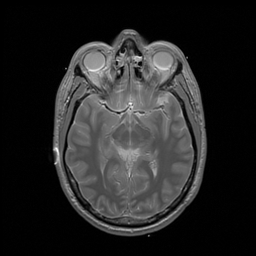
%> input picture my assignments/a5/public_demos 5/pd.jpg, 256 x 256 px
$ octave compression_1D_demo.m   (GNU Octave 9; MATLAB toolbox functions it lacks are replaced by stand-ins)
%> lines starting %> are read from the running program, lines starting %| are printed output that depends on the picture
%% Compression of a 1D signal demo

%% First we'll read in some data
img = imread('pd.jpg');
%> img is the input picture: size 256x256x3 uint8; min 0, max 255, mean 38
f = double(img(128,:,1));
%> f = 256 values, max 141 at index 58, min 0 at index 1, mean 58.19
N = length(f); t = 1:N;
%> after `N = length(f)`: N = 256
%> after `t = 1:N`: t = 256 values from 1 to 256
plot(t,f); title('Original signal');
%> after `title('Original signal')`:
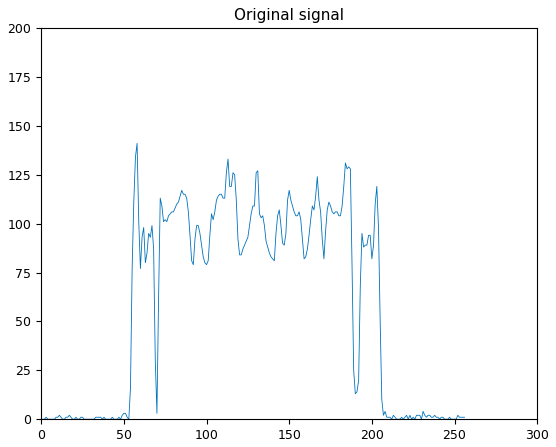
%> figure redrawn from the program's plot data; curve peaks at x = 58, y = 141

%% Calculate the Discrete Fourier Transform
F = fft(f);
plot(abs(F)); title('DFT of signal');
xlabel('Freq. Index'); ylabel('Modulus');
%> after `ylabel('Modulus')`:
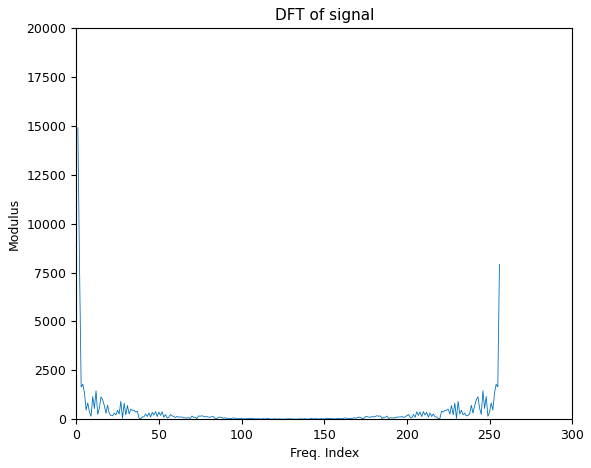
%> figure redrawn from the program's plot data; curve peaks at x = 1, y = 14897

%% Calculate the Discrete Fourier Transform
F = fft(f);
plot(t-ceil((N+1)/2),fftshift(abs(F))); title('DFT of signal');
xlabel('Freq. Index'); ylabel('Modulus');
%> after `ylabel('Modulus')`:
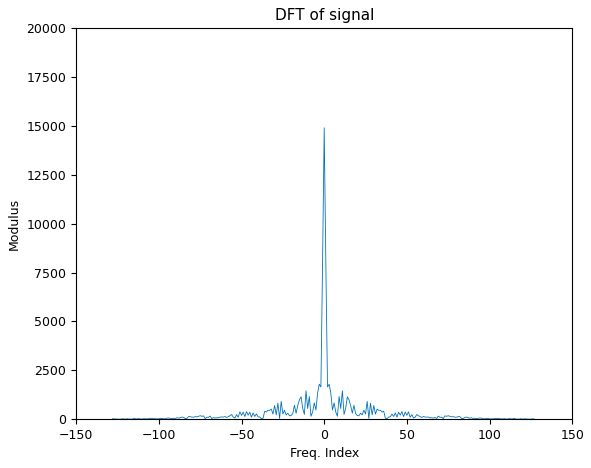
%> figure redrawn from the program's plot data; curve peaks at x = 0, y = 14897

%% Set most of the (high frequency) coefficients to zero
T = 15; % keep indices -T through T
G = F;
G((1+T):(end-T+1)) = 0;
plot(t-ceil((N+1)/2),fftshift(abs(G))); title('DFT of compressed signal');
xlabel('Freq. Index'); ylabel('Modulus');

%% Reconstruct the approximation to the signal using the Inverse DFT
g = ifft(G);
%> g = 256 values, max 125.2 at index 111, min -16.31 at index 214, mean 58.19
plot(t,f, 'b', 'LineWidth', 1);
hold on;
plot(t,real(g),'r','LineWidth',2); title('Reconstruction of compressed signal');
xlabel('Spatial Index'); hold off;
%> after `xlabel('Spatial Index')`:
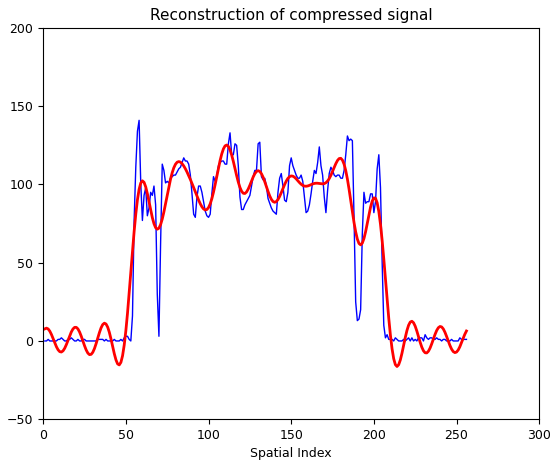
%> figure redrawn from the program's plot data; curve peaks at x = 58, y = 141; curve peaks at x = 111, y = 125.2

%% Now let's try removing the smaller Fourier coefficients
mask = (abs(F)>0.06994e04); % create a mask
%> mask = 256 logical values, 27 true
sum(mask(:)) % How many elements are in the mask
%> ans = 27

%% Apply the mask to our Fourier coefficients
G = mask .* F;
plot(t-ceil((N+1)/2),fftshift(abs(G))); title('DFT of compressed signal');
xlabel('Freq. Index'); ylabel('Modulus');

%% And reconstruct
g = ifft(G);
%> g = 256 values, max 136.3 at index 113, min -14.26 at index 24, mean 58.19
plot(t,f, t,real(g),'r'); title('Reconstruction of compressed signal');
xlabel('Spatial Index');
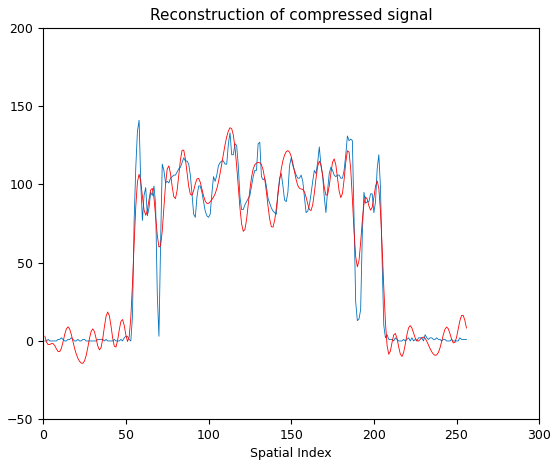
%> figure redrawn from the program's plot data; curve peaks at x = 58, y = 141; curve peaks at x = 113, y = 136.3
